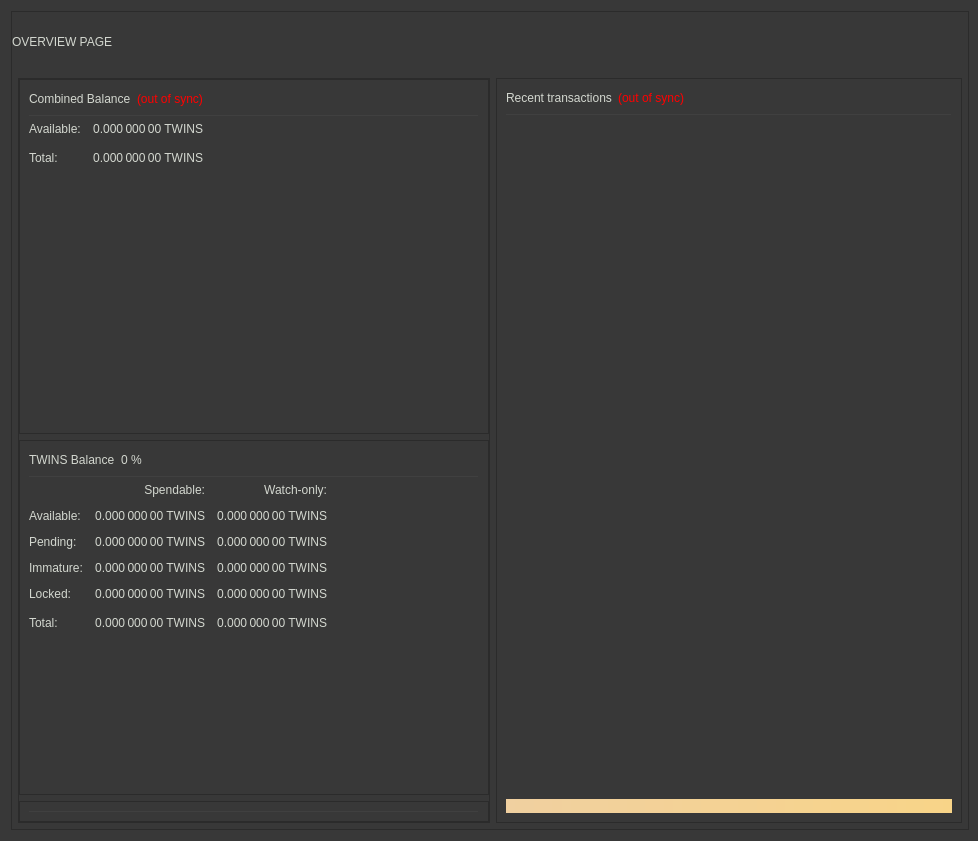
<?xml version="1.0" encoding="UTF-8"?>
<ui version="4.0">
 <class>OverviewPage</class>
 <widget class="QWidget" name="OverviewPage">
  <property name="geometry">
   <rect>
    <x>0</x>
    <y>0</y>
    <width>978</width>
    <height>841</height>
   </rect>
  </property>
  <property name="minimumSize">
   <size>
    <width>960</width>
    <height>682</height>
   </size>
  </property>
  <property name="windowTitle">
   <string>Form</string>
  </property>
  <property name="styleSheet">
   <string notr="true">background-color:rgb(56, 56, 56);
color:rgb(211, 215, 207);
font: &quot;Vemana2000&quot;;</string>
  </property>
  <layout class="QVBoxLayout" name="topLayout" stretch="1">
   <property name="rightMargin">
    <number>9</number>
   </property>
   <item>
    <widget class="QFrame" name="frame_BG">
     <property name="minimumSize">
      <size>
       <width>850</width>
       <height>610</height>
      </size>
     </property>
     <property name="maximumSize">
      <size>
       <width>16777215</width>
       <height>16777215</height>
      </size>
     </property>
     <property name="frameShape">
      <enum>QFrame::StyledPanel</enum>
     </property>
     <property name="frameShadow">
      <enum>QFrame::Raised</enum>
     </property>
     <layout class="QVBoxLayout" name="verticalLayout_3" stretch="1">
      <property name="leftMargin">
       <number>0</number>
      </property>
      <property name="topMargin">
       <number>0</number>
      </property>
      <property name="rightMargin">
       <number>0</number>
      </property>
      <property name="bottomMargin">
       <number>6</number>
      </property>
      <item>
       <layout class="QVBoxLayout" name="verticalLayout_Master" stretch="0,1">
        <property name="leftMargin">
         <number>0</number>
        </property>
        <property name="topMargin">
         <number>0</number>
        </property>
        <property name="rightMargin">
         <number>0</number>
        </property>
        <property name="bottomMargin">
         <number>0</number>
        </property>
        <item>
         <widget class="QFrame" name="frame_Header">
          <layout class="QVBoxLayout" name="verticalLayout_Header" stretch="0">
           <property name="leftMargin">
            <number>0</number>
           </property>
           <property name="topMargin">
            <number>0</number>
           </property>
           <property name="rightMargin">
            <number>0</number>
           </property>
           <property name="bottomMargin">
            <number>0</number>
           </property>
           <item>
            <layout class="QHBoxLayout" name="horizontalLayout_Header" stretch="1,0,1">
             <property name="spacing">
              <number>6</number>
             </property>
             <item>
              <widget class="QLabel" name="labelOverviewHeaderLeft">
               <property name="minimumSize">
                <size>
                 <width>464</width>
                 <height>60</height>
                </size>
               </property>
               <property name="maximumSize">
                <size>
                 <width>16777215</width>
                 <height>60</height>
                </size>
               </property>
               <property name="font">
                <font>
                 <weight>50</weight>
                 <italic>false</italic>
                 <bold>false</bold>
                </font>
               </property>
               <property name="text">
                <string>OVERVIEW PAGE</string>
               </property>
               <property name="alignment">
                <set>Qt::AlignLeading|Qt::AlignLeft|Qt::AlignVCenter</set>
               </property>
              </widget>
             </item>
             <item>
              <spacer name="horizontalSpacer_Header">
               <property name="orientation">
                <enum>Qt::Horizontal</enum>
               </property>
               <property name="sizeHint" stdset="0">
                <size>
                 <width>40</width>
                 <height>20</height>
                </size>
               </property>
              </spacer>
             </item>
             <item>
              <widget class="QLabel" name="labelOverviewHeaderRight">
               <property name="minimumSize">
                <size>
                 <width>464</width>
                 <height>60</height>
                </size>
               </property>
               <property name="maximumSize">
                <size>
                 <width>16777215</width>
                 <height>60</height>
                </size>
               </property>
               <property name="font">
                <font>
                 <pointsize>14</pointsize>
                </font>
               </property>
               <property name="text">
                <string/>
               </property>
               <property name="alignment">
                <set>Qt::AlignRight|Qt::AlignTrailing|Qt::AlignVCenter</set>
               </property>
              </widget>
             </item>
            </layout>
           </item>
          </layout>
         </widget>
        </item>
        <item>
         <widget class="QFrame" name="frame_Content">
          <layout class="QVBoxLayout" name="verticalLayout_Content">
           <property name="leftMargin">
            <number>6</number>
           </property>
           <property name="topMargin">
            <number>0</number>
           </property>
           <property name="rightMargin">
            <number>6</number>
           </property>
           <property name="bottomMargin">
            <number>0</number>
           </property>
           <item>
            <layout class="QHBoxLayout" name="horizontalLayout_Content" stretch="1,1">
             <property name="spacing">
              <number>6</number>
             </property>
             <item>
              <layout class="QVBoxLayout" name="verticalLayout_left" stretch="1">
               <item>
                <widget class="QFrame" name="frameObfuscation">
                 <property name="minimumSize">
                  <size>
                   <width>0</width>
                   <height>0</height>
                  </size>
                 </property>
                 <property name="frameShape">
                  <enum>QFrame::StyledPanel</enum>
                 </property>
                 <property name="frameShadow">
                  <enum>QFrame::Raised</enum>
                 </property>
                 <layout class="QVBoxLayout" name="verticalLayout" stretch="0,0,0">
                  <property name="leftMargin">
                   <number>0</number>
                  </property>
                  <property name="topMargin">
                   <number>0</number>
                  </property>
                  <property name="rightMargin">
                   <number>0</number>
                  </property>
                  <property name="bottomMargin">
                   <number>0</number>
                  </property>
                  <item>
                   <widget class="QFrame" name="frame_CombinedBalances">
                    <property name="minimumSize">
                     <size>
                      <width>470</width>
                      <height>0</height>
                     </size>
                    </property>
                    <property name="frameShape">
                     <enum>QFrame::StyledPanel</enum>
                    </property>
                    <property name="frameShadow">
                     <enum>QFrame::Raised</enum>
                    </property>
                    <layout class="QVBoxLayout" name="verticalLayout_5">
                     <item>
                      <layout class="QHBoxLayout" name="horizontalLayout_5" stretch="0,0,0">
                       <item>
                        <widget class="QLabel" name="label_5z">
                         <property name="minimumSize">
                          <size>
                           <width>0</width>
                           <height>20</height>
                          </size>
                         </property>
                         <property name="font">
                          <font>
                           <weight>50</weight>
                           <italic>false</italic>
                           <bold>false</bold>
                          </font>
                         </property>
                         <property name="toolTip">
                          <string>Combined Balance (including unconfirmed and immature coins)</string>
                         </property>
                         <property name="text">
                          <string>Combined Balance</string>
                         </property>
                        </widget>
                       </item>
                       <item>
                        <widget class="QLabel" name="labelWalletStatus">
                         <property name="cursor">
                          <cursorShape>WhatsThisCursor</cursorShape>
                         </property>
                         <property name="toolTip">
                          <string>The displayed information may be out of date. Your wallet automatically synchronizes with the TWINS network after a connection is established, but this process has not completed yet.</string>
                         </property>
                         <property name="styleSheet">
                          <string notr="true">QLabel { color: red; }</string>
                         </property>
                         <property name="text">
                          <string notr="true">(out of sync)</string>
                         </property>
                         <property name="alignment">
                          <set>Qt::AlignLeading|Qt::AlignLeft|Qt::AlignVCenter</set>
                         </property>
                        </widget>
                       </item>
                       <item>
                        <spacer name="horizontalSpacer_1">
                         <property name="orientation">
                          <enum>Qt::Horizontal</enum>
                         </property>
                         <property name="sizeHint" stdset="0">
                          <size>
                           <width>40</width>
                           <height>20</height>
                          </size>
                         </property>
                        </spacer>
                       </item>
                      </layout>
                     </item>
                     <item>
                      <widget class="Line" name="line_CombinedBalance">
                       <property name="minimumSize">
                        <size>
                         <width>0</width>
                         <height>1</height>
                        </size>
                       </property>
                       <property name="maximumSize">
                        <size>
                         <width>16777215</width>
                         <height>1</height>
                        </size>
                       </property>
                       <property name="orientation">
                        <enum>Qt::Horizontal</enum>
                       </property>
                      </widget>
                     </item>
                     <item>
                      <layout class="QGridLayout" name="gridLayout_3">
                       <property name="spacing">
                        <number>12</number>
                       </property>
                       <item row="1" column="0">
                        <widget class="QLabel" name="labelBalanceTextz">
                         <property name="text">
                          <string>Available:</string>
                         </property>
                        </widget>
                       </item>
                       <item row="1" column="1">
                        <widget class="QLabel" name="labelBalancez">
                         <property name="font">
                          <font>
                           <weight>50</weight>
                           <italic>false</italic>
                           <bold>false</bold>
                          </font>
                         </property>
                         <property name="cursor">
                          <cursorShape>IBeamCursor</cursorShape>
                         </property>
                         <property name="toolTip">
                          <string>Your current spendable balance</string>
                         </property>
                         <property name="text">
                          <string notr="true">0.000 000 00 TWINS</string>
                         </property>
                         <property name="alignment">
                          <set>Qt::AlignRight|Qt::AlignTrailing|Qt::AlignVCenter</set>
                         </property>
                         <property name="textInteractionFlags">
                          <set>Qt::LinksAccessibleByMouse|Qt::TextSelectableByKeyboard|Qt::TextSelectableByMouse</set>
                         </property>
                        </widget>
                       </item>
                       <item row="2" column="0">
                        <widget class="QLabel" name="labelTotalTextz">
                         <property name="text">
                          <string>Total:</string>
                         </property>
                        </widget>
                       </item>
                       <item row="2" column="1">
                        <widget class="QLabel" name="labelTotalz">
                         <property name="font">
                          <font>
                           <weight>50</weight>
                           <italic>false</italic>
                           <bold>false</bold>
                          </font>
                         </property>
                         <property name="cursor">
                          <cursorShape>IBeamCursor</cursorShape>
                         </property>
                         <property name="toolTip">
                          <string>Total Balance, including all unavailable coins.</string>
                         </property>
                         <property name="text">
                          <string notr="true">0.000 000 00 TWINS</string>
                         </property>
                         <property name="alignment">
                          <set>Qt::AlignRight|Qt::AlignTrailing|Qt::AlignVCenter</set>
                         </property>
                         <property name="textInteractionFlags">
                          <set>Qt::LinksAccessibleByMouse|Qt::TextSelectableByKeyboard|Qt::TextSelectableByMouse</set>
                         </property>
                        </widget>
                       </item>
                       <item row="2" column="3">
                        <spacer name="horizontalSpacer_2">
                         <property name="orientation">
                          <enum>Qt::Horizontal</enum>
                         </property>
                         <property name="sizeHint" stdset="0">
                          <size>
                           <width>40</width>
                           <height>20</height>
                          </size>
                         </property>
                        </spacer>
                       </item>
                      </layout>
                     </item>
                     <item>
                      <spacer name="verticalSpacer_1">
                       <property name="orientation">
                        <enum>Qt::Vertical</enum>
                       </property>
                       <property name="sizeHint" stdset="0">
                        <size>
                         <width>20</width>
                         <height>40</height>
                        </size>
                       </property>
                      </spacer>
                     </item>
                    </layout>
                   </widget>
                  </item>
                  <item>
                   <widget class="QFrame" name="frame_Balances">
                    <property name="frameShape">
                     <enum>QFrame::StyledPanel</enum>
                    </property>
                    <property name="frameShadow">
                     <enum>QFrame::Raised</enum>
                    </property>
                    <layout class="QVBoxLayout" name="verticalLayout_4">
                     <item>
                      <layout class="QHBoxLayout" name="horizontalLayout_4">
                       <item>
                        <widget class="QLabel" name="label_5">
                         <property name="minimumSize">
                          <size>
                           <width>0</width>
                           <height>20</height>
                          </size>
                         </property>
                         <property name="font">
                          <font>
                           <weight>50</weight>
                           <italic>false</italic>
                           <bold>false</bold>
                          </font>
                         </property>
                         <property name="text">
                          <string>TWINS Balance</string>
                         </property>
                        </widget>
                       </item>
                       <item>
                        <widget class="QLabel" name="labelTWINSPercent">
                         <property name="text">
                          <string notr="true">0 %</string>
                         </property>
                        </widget>
                       </item>
                       <item>
                        <spacer name="horizontalSpacer_3">
                         <property name="orientation">
                          <enum>Qt::Horizontal</enum>
                         </property>
                         <property name="sizeHint" stdset="0">
                          <size>
                           <width>40</width>
                           <height>20</height>
                          </size>
                         </property>
                        </spacer>
                       </item>
                      </layout>
                     </item>
                     <item>
                      <widget class="Line" name="line_Balance">
                       <property name="minimumSize">
                        <size>
                         <width>0</width>
                         <height>1</height>
                        </size>
                       </property>
                       <property name="maximumSize">
                        <size>
                         <width>16777215</width>
                         <height>1</height>
                        </size>
                       </property>
                       <property name="orientation">
                        <enum>Qt::Horizontal</enum>
                       </property>
                      </widget>
                     </item>
                     <item>
                      <layout class="QGridLayout" name="gridLayout">
                       <property name="spacing">
                        <number>12</number>
                       </property>
                       <item row="0" column="1">
                        <widget class="QLabel" name="labelSpendable">
                         <property name="text">
                          <string>Spendable:</string>
                         </property>
                         <property name="alignment">
                          <set>Qt::AlignRight|Qt::AlignTrailing|Qt::AlignVCenter</set>
                         </property>
                        </widget>
                       </item>
                       <item row="0" column="2">
                        <widget class="QLabel" name="labelWatchonly">
                         <property name="text">
                          <string>Watch-only:</string>
                         </property>
                         <property name="alignment">
                          <set>Qt::AlignRight|Qt::AlignTrailing|Qt::AlignVCenter</set>
                         </property>
                        </widget>
                       </item>
                       <item row="1" column="0">
                        <widget class="QLabel" name="labelBalanceText">
                         <property name="text">
                          <string>Available:</string>
                         </property>
                        </widget>
                       </item>
                       <item row="1" column="1">
                        <widget class="QLabel" name="labelBalance">
                         <property name="font">
                          <font>
                           <weight>50</weight>
                           <italic>false</italic>
                           <bold>false</bold>
                          </font>
                         </property>
                         <property name="cursor">
                          <cursorShape>IBeamCursor</cursorShape>
                         </property>
                         <property name="toolTip">
                          <string>Your current spendable balance</string>
                         </property>
                         <property name="text">
                          <string notr="true">0.000 000 00 TWINS</string>
                         </property>
                         <property name="alignment">
                          <set>Qt::AlignRight|Qt::AlignTrailing|Qt::AlignVCenter</set>
                         </property>
                         <property name="textInteractionFlags">
                          <set>Qt::LinksAccessibleByMouse|Qt::TextSelectableByKeyboard|Qt::TextSelectableByMouse</set>
                         </property>
                        </widget>
                       </item>
                       <item row="1" column="2">
                        <widget class="QLabel" name="labelWatchAvailable">
                         <property name="font">
                          <font>
                           <weight>50</weight>
                           <italic>false</italic>
                           <bold>false</bold>
                          </font>
                         </property>
                         <property name="cursor">
                          <cursorShape>IBeamCursor</cursorShape>
                         </property>
                         <property name="toolTip">
                          <string>Your current balance in watch-only addresses</string>
                         </property>
                         <property name="text">
                          <string notr="true">0.000 000 00 TWINS</string>
                         </property>
                         <property name="alignment">
                          <set>Qt::AlignRight|Qt::AlignTrailing|Qt::AlignVCenter</set>
                         </property>
                         <property name="textInteractionFlags">
                          <set>Qt::LinksAccessibleByMouse|Qt::TextSelectableByKeyboard|Qt::TextSelectableByMouse</set>
                         </property>
                        </widget>
                       </item>
                       <item row="2" column="0">
                        <widget class="QLabel" name="labelPendingText">
                         <property name="text">
                          <string>Pending:</string>
                         </property>
                        </widget>
                       </item>
                       <item row="2" column="1">
                        <widget class="QLabel" name="labelUnconfirmed">
                         <property name="font">
                          <font>
                           <weight>50</weight>
                           <italic>false</italic>
                           <bold>false</bold>
                          </font>
                         </property>
                         <property name="cursor">
                          <cursorShape>IBeamCursor</cursorShape>
                         </property>
                         <property name="toolTip">
                          <string>Total of transactions that have yet to be confirmed, and do not yet count toward the spendable balance</string>
                         </property>
                         <property name="text">
                          <string notr="true">0.000 000 00 TWINS</string>
                         </property>
                         <property name="alignment">
                          <set>Qt::AlignRight|Qt::AlignTrailing|Qt::AlignVCenter</set>
                         </property>
                         <property name="textInteractionFlags">
                          <set>Qt::LinksAccessibleByMouse|Qt::TextSelectableByKeyboard|Qt::TextSelectableByMouse</set>
                         </property>
                        </widget>
                       </item>
                       <item row="2" column="2">
                        <widget class="QLabel" name="labelWatchPending">
                         <property name="font">
                          <font>
                           <weight>50</weight>
                           <italic>false</italic>
                           <bold>false</bold>
                          </font>
                         </property>
                         <property name="cursor">
                          <cursorShape>IBeamCursor</cursorShape>
                         </property>
                         <property name="toolTip">
                          <string>Unconfirmed transactions to watch-only addresses</string>
                         </property>
                         <property name="text">
                          <string notr="true">0.000 000 00 TWINS</string>
                         </property>
                         <property name="alignment">
                          <set>Qt::AlignRight|Qt::AlignTrailing|Qt::AlignVCenter</set>
                         </property>
                         <property name="textInteractionFlags">
                          <set>Qt::LinksAccessibleByMouse|Qt::TextSelectableByKeyboard|Qt::TextSelectableByMouse</set>
                         </property>
                        </widget>
                       </item>
                       <item row="3" column="0">
                        <widget class="QLabel" name="labelImmatureText">
                         <property name="text">
                          <string>Immature:</string>
                         </property>
                        </widget>
                       </item>
                       <item row="3" column="1">
                        <widget class="QLabel" name="labelImmature">
                         <property name="font">
                          <font>
                           <weight>50</weight>
                           <italic>false</italic>
                           <bold>false</bold>
                          </font>
                         </property>
                         <property name="cursor">
                          <cursorShape>IBeamCursor</cursorShape>
                         </property>
                         <property name="toolTip">
                          <string>Staked or masternode rewards that has not yet matured</string>
                         </property>
                         <property name="text">
                          <string notr="true">0.000 000 00 TWINS</string>
                         </property>
                         <property name="alignment">
                          <set>Qt::AlignRight|Qt::AlignTrailing|Qt::AlignVCenter</set>
                         </property>
                         <property name="textInteractionFlags">
                          <set>Qt::LinksAccessibleByMouse|Qt::TextSelectableByKeyboard|Qt::TextSelectableByMouse</set>
                         </property>
                        </widget>
                       </item>
                       <item row="3" column="2">
                        <widget class="QLabel" name="labelWatchImmature">
                         <property name="font">
                          <font>
                           <weight>50</weight>
                           <italic>false</italic>
                           <bold>false</bold>
                          </font>
                         </property>
                         <property name="cursor">
                          <cursorShape>IBeamCursor</cursorShape>
                         </property>
                         <property name="toolTip">
                          <string>Staked or masternode rewards in watch-only addresses that has not yet matured</string>
                         </property>
                         <property name="text">
                          <string notr="true">0.000 000 00 TWINS</string>
                         </property>
                         <property name="alignment">
                          <set>Qt::AlignRight|Qt::AlignTrailing|Qt::AlignVCenter</set>
                         </property>
                         <property name="textInteractionFlags">
                          <set>Qt::LinksAccessibleByMouse|Qt::TextSelectableByKeyboard|Qt::TextSelectableByMouse</set>
                         </property>
                        </widget>
                       </item>
                       <item row="4" column="0">
                        <widget class="QLabel" name="labelLockedBalanceText">
                         <property name="toolTip">
                          <string>Locked TWINS or Masternode collaterals. These are excluded from zTWINS minting.</string>
                         </property>
                         <property name="text">
                          <string>Locked:</string>
                         </property>
                        </widget>
                       </item>
                       <item row="4" column="1">
                        <widget class="QLabel" name="labelLockedBalance">
                         <property name="font">
                          <font>
                           <weight>50</weight>
                           <italic>false</italic>
                           <bold>false</bold>
                          </font>
                         </property>
                         <property name="cursor">
                          <cursorShape>IBeamCursor</cursorShape>
                         </property>
                         <property name="toolTip">
                          <string>Locked TWINS or Masternode collaterals. These are excluded from zTWINS minting.</string>
                         </property>
                         <property name="text">
                          <string notr="true">0.000 000 00 TWINS</string>
                         </property>
                         <property name="alignment">
                          <set>Qt::AlignRight|Qt::AlignTrailing|Qt::AlignVCenter</set>
                         </property>
                         <property name="textInteractionFlags">
                          <set>Qt::LinksAccessibleByMouse|Qt::TextSelectableByKeyboard|Qt::TextSelectableByMouse</set>
                         </property>
                        </widget>
                       </item>
                       <item row="4" column="2">
                        <widget class="QLabel" name="labelWatchLocked">
                         <property name="font">
                          <font>
                           <weight>50</weight>
                           <italic>false</italic>
                           <bold>false</bold>
                          </font>
                         </property>
                         <property name="cursor">
                          <cursorShape>IBeamCursor</cursorShape>
                         </property>
                         <property name="toolTip">
                          <string>Current locked balance in watch-only addresses</string>
                         </property>
                         <property name="text">
                          <string notr="true">0.000 000 00 TWINS</string>
                         </property>
                         <property name="alignment">
                          <set>Qt::AlignRight|Qt::AlignTrailing|Qt::AlignVCenter</set>
                         </property>
                         <property name="textInteractionFlags">
                          <set>Qt::LinksAccessibleByMouse|Qt::TextSelectableByKeyboard|Qt::TextSelectableByMouse</set>
                         </property>
                        </widget>
                       </item>
                       <item row="5" column="0">
                        <widget class="QLabel" name="labelTotalText">
                         <property name="toolTip">
                          <string>Your current TWINS balance, unconfirmed and immature transactions included</string>
                         </property>
                         <property name="text">
                          <string>Total:</string>
                         </property>
                        </widget>
                       </item>
                       <item row="5" column="1">
                        <widget class="QLabel" name="labelTotal">
                         <property name="font">
                          <font>
                           <weight>50</weight>
                           <italic>false</italic>
                           <bold>false</bold>
                          </font>
                         </property>
                         <property name="cursor">
                          <cursorShape>IBeamCursor</cursorShape>
                         </property>
                         <property name="toolTip">
                          <string>Your current TWINS balance, unconfirmed and immature transactions included</string>
                         </property>
                         <property name="text">
                          <string notr="true">0.000 000 00 TWINS</string>
                         </property>
                         <property name="alignment">
                          <set>Qt::AlignRight|Qt::AlignTrailing|Qt::AlignVCenter</set>
                         </property>
                         <property name="textInteractionFlags">
                          <set>Qt::LinksAccessibleByMouse|Qt::TextSelectableByKeyboard|Qt::TextSelectableByMouse</set>
                         </property>
                        </widget>
                       </item>
                       <item row="5" column="2">
                        <widget class="QLabel" name="labelWatchTotal">
                         <property name="font">
                          <font>
                           <weight>50</weight>
                           <italic>false</italic>
                           <bold>false</bold>
                          </font>
                         </property>
                         <property name="cursor">
                          <cursorShape>IBeamCursor</cursorShape>
                         </property>
                         <property name="toolTip">
                          <string>Current total balance in watch-only addresses</string>
                         </property>
                         <property name="text">
                          <string notr="true">0.000 000 00 TWINS</string>
                         </property>
                         <property name="alignment">
                          <set>Qt::AlignRight|Qt::AlignTrailing|Qt::AlignVCenter</set>
                         </property>
                         <property name="textInteractionFlags">
                          <set>Qt::LinksAccessibleByMouse|Qt::TextSelectableByKeyboard|Qt::TextSelectableByMouse</set>
                         </property>
                        </widget>
                       </item>
                       <item row="5" column="3">
                        <spacer name="horizontalSpacer_9">
                         <property name="orientation">
                          <enum>Qt::Horizontal</enum>
                         </property>
                         <property name="sizeHint" stdset="0">
                          <size>
                           <width>40</width>
                           <height>20</height>
                          </size>
                         </property>
                        </spacer>
                       </item>
                      </layout>
                     </item>
                     <item>
                      <spacer name="verticalSpacer_3">
                       <property name="orientation">
                        <enum>Qt::Vertical</enum>
                       </property>
                       <property name="sizeHint" stdset="0">
                        <size>
                         <width>20</width>
                         <height>40</height>
                        </size>
                       </property>
                      </spacer>
                     </item>
                    </layout>
                   </widget>
                  </item>
                  <item>
                   <widget class="QFrame" name="frame_ZerocoinBalances">
                    <property name="frameShape">
                     <enum>QFrame::StyledPanel</enum>
                    </property>
                    <property name="frameShadow">
                     <enum>QFrame::Raised</enum>
                    </property>
                    <layout class="QVBoxLayout" name="verticalLayout_7">
                     <item>
                      <widget class="Line" name="line_ZerocoinBalance">
                       <property name="minimumSize">
                        <size>
                         <width>0</width>
                         <height>1</height>
                        </size>
                       </property>
                       <property name="maximumSize">
                        <size>
                         <width>16777215</width>
                         <height>1</height>
                        </size>
                       </property>
                       <property name="orientation">
                        <enum>Qt::Horizontal</enum>
                       </property>
                      </widget>
                     </item>
                    </layout>
                   </widget>
                  </item>
                 </layout>
                </widget>
               </item>
              </layout>
             </item>
             <item>
              <layout class="QVBoxLayout" name="verticalLayout_right" stretch="1">
               <item>
                <widget class="QFrame" name="frame_RecentTransactions">
                 <property name="minimumSize">
                  <size>
                   <width>0</width>
                   <height>0</height>
                  </size>
                 </property>
                 <property name="frameShape">
                  <enum>QFrame::StyledPanel</enum>
                 </property>
                 <property name="frameShadow">
                  <enum>QFrame::Raised</enum>
                 </property>
                 <layout class="QVBoxLayout" name="verticalLayout_1" stretch="0,0,0,0,0">
                  <item>
                   <layout class="QHBoxLayout" name="horizontalLayout_2">
                    <item>
                     <widget class="QLabel" name="label_4">
                      <property name="minimumSize">
                       <size>
                        <width>0</width>
                        <height>20</height>
                       </size>
                      </property>
                      <property name="font">
                       <font>
                        <weight>50</weight>
                        <italic>false</italic>
                        <bold>false</bold>
                       </font>
                      </property>
                      <property name="text">
                       <string>Recent transactions</string>
                      </property>
                     </widget>
                    </item>
                    <item>
                     <widget class="QLabel" name="labelTransactionsStatus">
                      <property name="cursor">
                       <cursorShape>WhatsThisCursor</cursorShape>
                      </property>
                      <property name="toolTip">
                       <string>The displayed information may be out of date. Your wallet automatically synchronizes with the TWINS network after a connection is established, but this process has not completed yet.</string>
                      </property>
                      <property name="styleSheet">
                       <string notr="true">QLabel { color: red; }</string>
                      </property>
                      <property name="text">
                       <string notr="true">(out of sync)</string>
                      </property>
                      <property name="alignment">
                       <set>Qt::AlignRight|Qt::AlignTrailing|Qt::AlignVCenter</set>
                      </property>
                     </widget>
                    </item>
                    <item>
                     <spacer name="horizontalSpacer">
                      <property name="orientation">
                       <enum>Qt::Horizontal</enum>
                      </property>
                      <property name="sizeHint" stdset="0">
                       <size>
                        <width>40</width>
                        <height>20</height>
                       </size>
                      </property>
                     </spacer>
                    </item>
                   </layout>
                  </item>
                  <item>
                   <widget class="Line" name="line">
                    <property name="minimumSize">
                     <size>
                      <width>0</width>
                      <height>1</height>
                     </size>
                    </property>
                    <property name="maximumSize">
                     <size>
                      <width>16777215</width>
                      <height>1</height>
                     </size>
                    </property>
                    <property name="orientation">
                     <enum>Qt::Horizontal</enum>
                    </property>
                   </widget>
                  </item>
                  <item>
                   <widget class="QListView" name="listTransactions">
                    <property name="minimumSize">
                     <size>
                      <width>0</width>
                      <height>0</height>
                     </size>
                    </property>
                    <property name="styleSheet">
                     <string notr="true">QListView { background: transparent; }</string>
                    </property>
                    <property name="frameShape">
                     <enum>QFrame::NoFrame</enum>
                    </property>
                    <property name="verticalScrollBarPolicy">
                     <enum>Qt::ScrollBarAlwaysOff</enum>
                    </property>
                    <property name="horizontalScrollBarPolicy">
                     <enum>Qt::ScrollBarAlwaysOff</enum>
                    </property>
                    <property name="selectionMode">
                     <enum>QAbstractItemView::NoSelection</enum>
                    </property>
                   </widget>
                  </item>
                  <item>
                   <spacer name="verticalSpacer_2">
                    <property name="orientation">
                     <enum>Qt::Vertical</enum>
                    </property>
                    <property name="sizeType">
                     <enum>QSizePolicy::Expanding</enum>
                    </property>
                    <property name="sizeHint" stdset="0">
                     <size>
                      <width>20</width>
                      <height>40</height>
                     </size>
                    </property>
                   </spacer>
                  </item>
                  <item>
                   <widget class="QLabel" name="labelAlerts">
                    <property name="maximumSize">
                     <size>
                      <width>16777215</width>
                      <height>16777215</height>
                     </size>
                    </property>
                    <property name="styleSheet">
                     <string notr="true">background-color: qlineargradient(x1: 0, y1: 0, x2: 1, y2: 0, stop:0 #F0D0A0, stop:1 #F8D488); color:#000000;</string>
                    </property>
                    <property name="text">
                     <string/>
                    </property>
                    <property name="wordWrap">
                     <bool>true</bool>
                    </property>
                    <property name="margin">
                     <number>3</number>
                    </property>
                   </widget>
                  </item>
                 </layout>
                </widget>
               </item>
              </layout>
             </item>
            </layout>
           </item>
          </layout>
         </widget>
        </item>
       </layout>
      </item>
     </layout>
    </widget>
   </item>
  </layout>
 </widget>
 <resources/>
 <connections/>
</ui>
